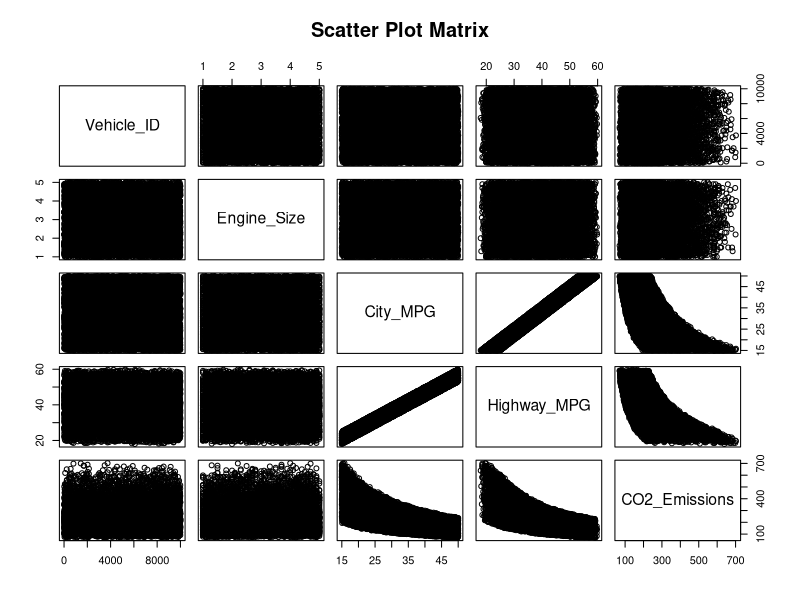

Source code (R):
# Load dataset
vehicle_data <- read.csv("data/vehicle_data_large.csv", colClasses = c(
  Vehicle_ID = "integer",
  Engine_Size = "numeric",
  Cylinders = "factor",
  Fuel_Type = "factor",
  City_MPG = "numeric",
  Highway_MPG = "numeric",
  CO2_Emissions = "numeric"
))

# Display the structure of the dataset
str(vehicle_data)

# View the first few rows of the dataset
head(vehicle_data)

# View the dataset in a separate viewer window
View(vehicle_data)

# Measures of Frequency
cylinder_freq <- table(vehicle_data$Cylinders)
fuel_type_freq <- table(vehicle_data$Fuel_Type)

print("Frequency of Cylinders:")
print(cylinder_freq)

print("Frequency of Fuel Type:")
print(fuel_type_freq)

# Measures of Central Tendency
mean_engine_size <- mean(vehicle_data$Engine_Size)
median_engine_size <- median(vehicle_data$Engine_Size)

mean_city_mpg <- mean(vehicle_data$City_MPG)
median_city_mpg <- median(vehicle_data$City_MPG)

mean_highway_mpg <- mean(vehicle_data$Highway_MPG)
median_highway_mpg <- median(vehicle_data$Highway_MPG)

mean_co2_emissions <- mean(vehicle_data$CO2_Emissions)
median_co2_emissions <- median(vehicle_data$CO2_Emissions)

print(paste("Mean Engine Size:", mean_engine_size))
print(paste("Median Engine Size:", median_engine_size))

print(paste("Mean City MPG:", mean_city_mpg))
print(paste("Median City MPG:", median_city_mpg))

print(paste("Mean Highway MPG:", mean_highway_mpg))
print(paste("Median Highway MPG:", median_highway_mpg))

print(paste("Mean CO2 Emissions:", mean_co2_emissions))
print(paste("Median CO2 Emissions:", median_co2_emissions))

# Measures of Distribution
range_engine_size <- range(vehicle_data$Engine_Size)
var_engine_size <- var(vehicle_data$Engine_Size)
sd_engine_size <- sd(vehicle_data$Engine_Size)

range_city_mpg <- range(vehicle_data$City_MPG)
var_city_mpg <- var(vehicle_data$City_MPG)
sd_city_mpg <- sd(vehicle_data$City_MPG)

range_highway_mpg <- range(vehicle_data$Highway_MPG)
var_highway_mpg <- var(vehicle_data$Highway_MPG)
sd_highway_mpg <- sd(vehicle_data$Highway_MPG)

range_co2_emissions <- range(vehicle_data$CO2_Emissions)
var_co2_emissions <- var(vehicle_data$CO2_Emissions)
sd_co2_emissions <- sd(vehicle_data$CO2_Emissions)

print(paste("Range Engine Size:", range_engine_size))
print(paste("Variance Engine Size:", var_engine_size))
print(paste("Standard Deviation Engine Size:", sd_engine_size))

print(paste("Range City MPG:", range_city_mpg))
print(paste("Variance City MPG:", var_city_mpg))
print(paste("Standard Deviation City MPG:", sd_city_mpg))

print(paste("Range Highway MPG:", range_highway_mpg))
print(paste("Variance Highway MPG:", var_highway_mpg))
print(paste("Standard Deviation Highway MPG:", sd_highway_mpg))

print(paste("Range CO2 Emissions:", range_co2_emissions))
print(paste("Variance CO2 Emissions:", var_co2_emissions))
print(paste("Standard Deviation CO2 Emissions:", sd_co2_emissions))

# Measures of Relationship
correlation_matrix <- cor(vehicle_data[, sapply(vehicle_data, is.numeric)])

print("Correlation Matrix:")
print(correlation_matrix)

# Scatter plot matrix
pairs(vehicle_data[, sapply(vehicle_data, is.numeric)], main = "Scatter Plot Matrix")

